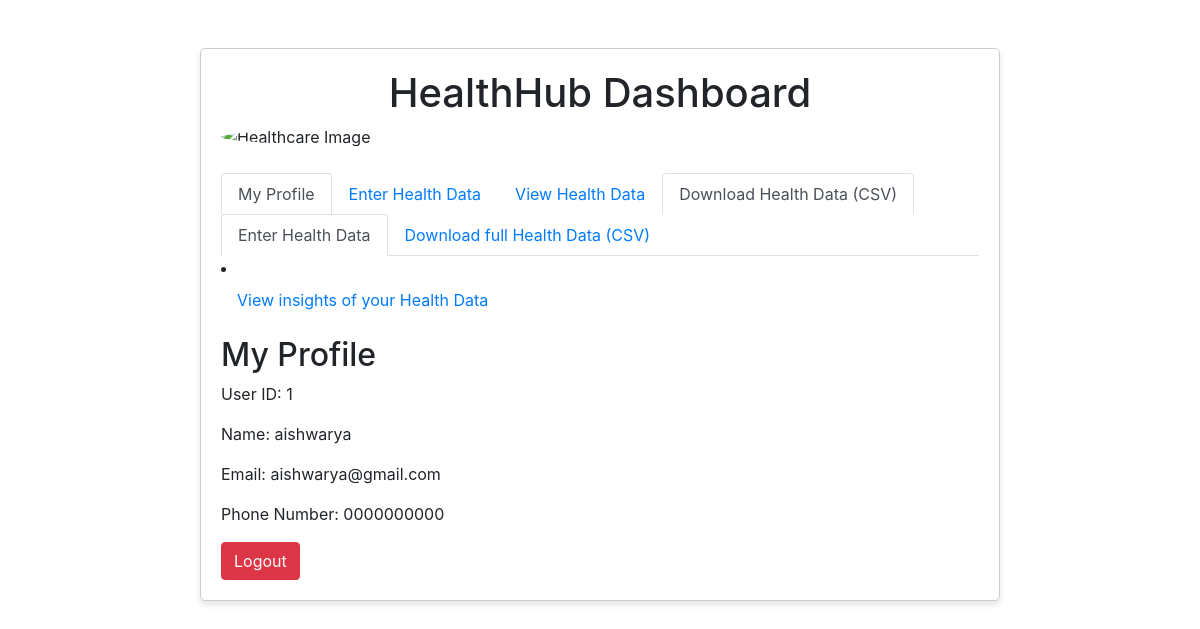
The page /dashboard (signed in) on the database its author committed.
### app.py (models this page shows, shortened)
class User(db.Model):
    id = db.Column(db.Integer, primary_key=True)
    name = db.Column(db.String(80))
    email = db.Column(db.String(120), unique=True)
    password = db.Column(db.String(120))
    phone_number = db.Column(db.String(20))

### app.py (the view)
@app.route('/dashboard')
def dashboard():
    user_id = session.get('user_id')
    if user_id:
        user = User.query.get(user_id)
        if user:
            return render_template('dashboard.html', user=user)
    flash('You need to log in to access the dashboard.', 'danger')
    return redirect(url_for('home'))

### templates/dashboard.html (shortened to what this page needs)
<!DOCTYPE html>
<html lang="en">
<head>
    <link rel="stylesheet" href="https://maxcdn.bootstrapcdn.com/bootstrap/4.5.2/css/bootstrap.min.css">
</head>
<body>
    <div class="container mt-5">
        <div class="row justify-content-center">
            <div class="col-md-12 dashboard-container">
                <h1 class="text-center">HealthHub Dashboard</h1>
                <img src="{{ image_path }}" class="img-fluid rounded-circle mx-auto d-block" alt="Healthcare Image">
                <ul class="nav nav-tabs mt-4" id="myTab" role="tablist">
                    <li class="nav-item">
                        <a class="nav-link active" id="profile-tab" data-toggle="tab" href="profile" role="tab" aria-controls="profile" aria-selected="true">My Profile</a>
                    </li>
                    <li class="nav-item">
                        <a class="nav-link" id="health-data-tab" data-toggle="tab" href="add_health_data" role="tab" aria-controls="add_health_data" aria-selected="false">Enter Health Data</a>
                    </li>
                    <li class="nav-item">
                        <a class="nav-link" id="view-data-tab" data-toggle="tab" href="view_data" role="tab" aria-controls="view_data" aria-selected="false">View Health Data</a>
                    </li>
                <li class="nav-item">
                    <a class="nav-link active" data-toggle="tab" href="download_health_data_csv">Download Health Data (CSV)</a>
                </li>
                <li class="nav-item">
                    <a class="nav-link active" data-toggle="tab" href="#add_health_data">Enter Health Data</a>
                </li>
                <li class="nav-item">
                    <a class="nav-link" data-toggle="tab" href="download_entire_health_data_csv">Download full Health Data (CSV)</a>
                </ul>
                <li class="nav-item">
                    <a class="nav-link" data-toggle="tab" href="visualization">View insights of your Health Data</a>
                <div class="tab-content" id="myTabContent">
                    <div class="tab-pane fade show active" id="profile" role="tabpanel" aria-labelledby="profile-tab">
                        <h2 class="mt-3">My Profile</h2>
                        <p>User ID: {{ user.id }}</p>
                        <p>Name: {{ user.name }}</p>
                        <p>Email: {{ user.email }}</p>
                        <p>Phone Number: {{ user.phone_number }}</p>
                        <a href="/logout" class="btn btn-danger">Logout</a>
                    </div>
                </div>
            </div>
        </div>
    </div>
</body>
</html>

### templates/dashboard.html (style rules this page uses)
.dashboard-container { max-width: 800px; margin: 0 auto; padding: 20px; border: 1px solid #ccc; border-radius: 5px; background-color: #fff; box-shadow: 0 4px 6px rgba(0, 0, 0, 0.1); }

### rows shown on the page
User: id "1", name "aishwarya", email "aishwarya@gmail.com", phone_number "0000000000"
